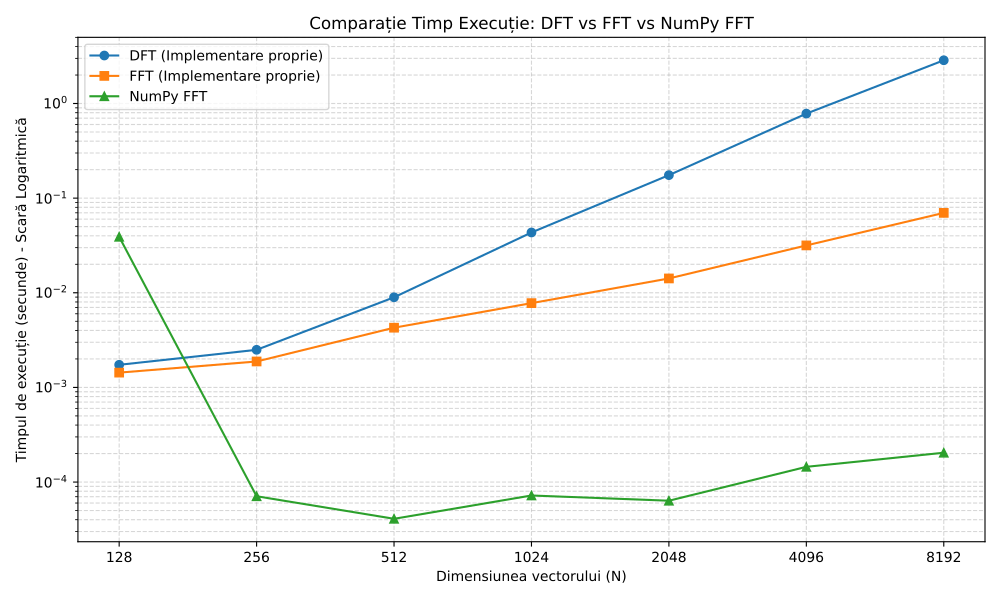

Source code (Python):
import numpy as np 
import matplotlib.pyplot as plt
import math
import time 


def dft(x):

    N=len(x)
    n=np.arange(N)
    k=n.reshape(N,1)
    F=np.exp(-2j*np.pi*n*k/N)

    return np.dot(F,x)


def fft(x):

    N=len(x)
    if N==1:
        y=x
        return y
    m=N//2
    k = np.arange(m)
    diag=np.exp(-2j * np.pi * k / N)
    p=1


    x_par=fft(x[::2])
    x_impar=diag * fft(x[1::2])

    y=np.concatenate((x_par+x_impar,x_par-x_impar))
    return y



N_values = [128, 256, 512, 1024, 2048, 4096, 8192]

timpi_dft = []
timpi_fft_custom = []
timpi_np_fft = []

for N in N_values:
    x = np.random.random(N)
        
    start = time.perf_counter()
    dft(x)
    timpi_dft.append(time.perf_counter() - start)
    
    start = time.perf_counter()
    fft(x)
    timpi_fft_custom.append(time.perf_counter() - start)

    start = time.perf_counter()
    np.fft.fft(x)
    timpi_np_fft.append(time.perf_counter() - start)


plt.figure(figsize=(10, 6))
plt.plot(N_values, timpi_dft, marker='o', label='DFT (Implementare proprie)')
plt.plot(N_values, timpi_fft_custom, marker='s', label='FFT (Implementare proprie)')
plt.plot(N_values, timpi_np_fft, marker='^', label='NumPy FFT')


plt.yscale('log')


plt.xscale('log', base=2)
plt.xticks(N_values, N_values)

plt.xlabel('Dimensiunea vectorului (N)')
plt.ylabel('Timpul de execuție (secunde) - Scară Logaritmică')
plt.title('Comparație Timp Execuție: DFT vs FFT vs NumPy FFT')
plt.legend()
plt.grid(True, which="both", ls="--", alpha=0.5)

plt.tight_layout()
plt.savefig("1.pdf")
plt.show()






    
